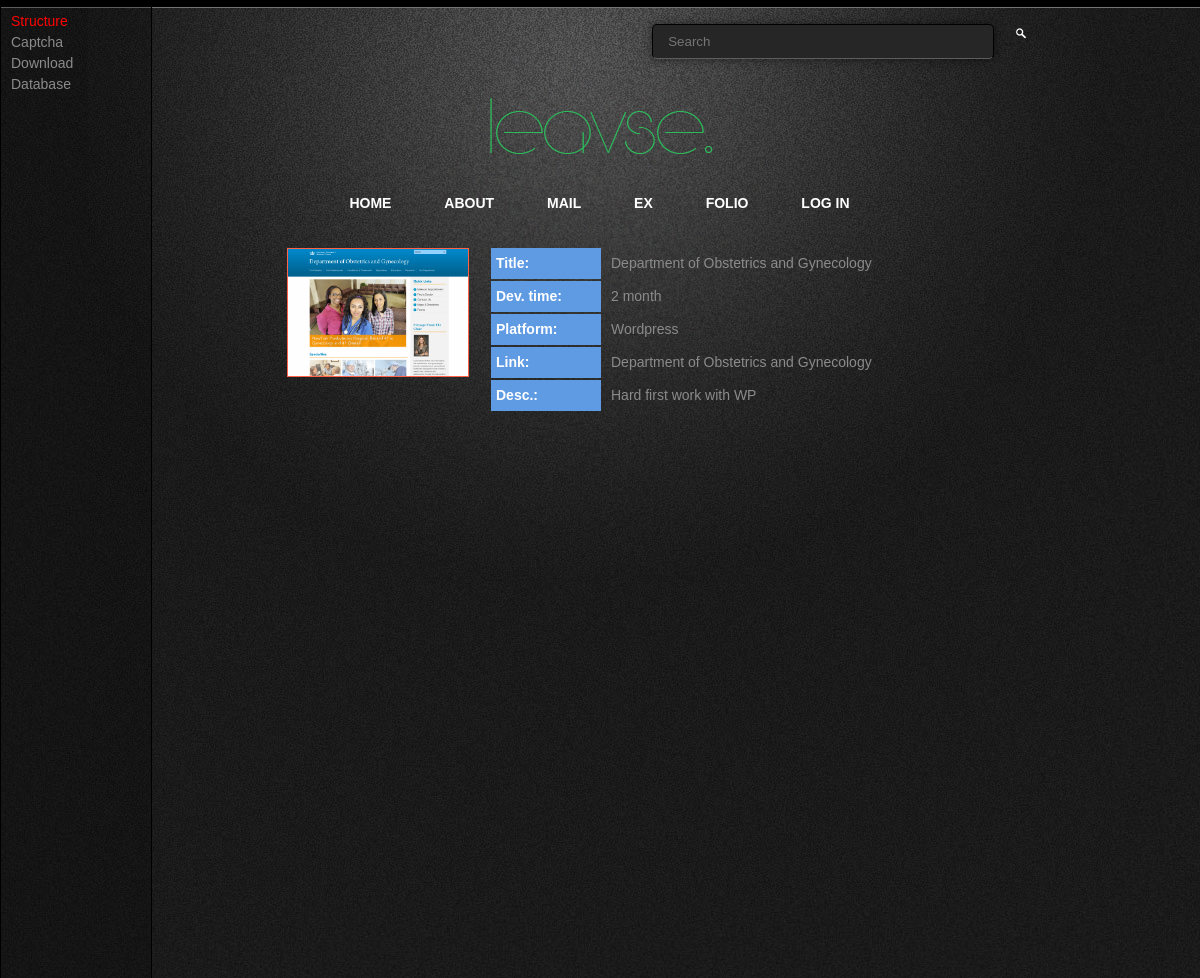
Page /folio on the committed database.
### tables this page shows
CREATE TABLE `content` (
  `id` int(11) NOT NULL AUTO_INCREMENT,
  `title` varchar(255) NOT NULL,
  `link` varchar(255) NOT NULL,
  `tag` varchar(255) NOT NULL,
  `meta_d` varchar(255) NOT NULL,
  `meta_k` varchar(255) NOT NULL,
  `content` text NOT NULL,
  `date` date NOT NULL,
  `time` time NOT NULL,
  PRIMARY KEY (`id`)
);

CREATE TABLE `folio` (
  `id` int(11) NOT NULL AUTO_INCREMENT,
  `title` varchar(255) NOT NULL,
  `dev_time` varchar(255) NOT NULL,
  `platform` varchar(255) NOT NULL,
  `link` varchar(255) NOT NULL,
  `description` text NOT NULL,
  `img` tinytext NOT NULL,
  `img_s` tinytext NOT NULL,
  PRIMARY KEY (`id`)
);

### application/controllers/folio.php (called while the page is built, shortened)
<?php
class Folio extends Controller{
    function Index(){
        $data['content'] = $this->get_db->selectMulti('folio');
        $this->view('folio/index', $data);
    }
}

### index.php (called while the page is built, shortened)
<?php session_start();
require './system/config/database.php';
new Bootstrap();

### application/models/shortlink.php (called while the page is built, shortened)
<?php
    class shortlink extends Controller{
        public static $t;
        function __construct() {
            self::$t = $this->get_db->selectMulti('content');
        }
        public static function gogo(){
            return self::$t;
        }
    }

### system/libs/database.php (called while the page is built, shortened)
<?php
class Database extends PDO{
    public function selectMulti($table){
        $sql = $this->query("SELECT * FROM `$table`");
        return $sql->fetchAll(PDO::FETCH_CLASS, "stdClass");
    }
}

### application/models/get_db.php (called while the page is built, shortened)
<?php
    class get_db extends Model{
        function selectMulti($table){
            return $this->db->selectMulti($table);
        }
    }

### system/libs/registry.php (called while the page is built, shortened)
<?php
class Registry{
        public static $_obj = array();
        public static function set($name, $object){
            self::$_obj[$name] = $object;
        }
        public static function get($name = NULL){
            if(!empty(self::$_obj)){
                return self::$_obj[$name];
            }
        }
}

### system/libs/model.php (called while the page is built, shortened)
<?php
class Model{
    function __construct(){
        $this->db = Registry::get('DB');
    }
}

### system/libs/session.php (called while the page is built, shortened)
<?php
class Session {
    public static function get($key, $secondKey = false){
		return false;
	}
}

### application/views/folio/index.php (the view)
<div id="folio">
    <div class="one">
        <table border="0" width="100%">
            <?php
                foreach ($content as $value):
            ?>
            <tr>
                <td width="25%" style="padding: 10px;" valign="top">
                    <a href="<?php echo $value->link?>" target="_blank">
                        <img src="<?php echo $value->img_s?>" width="180" height="127" title="<?php echo $value->title?>" />
                    </a>
                </td>
                <td align="left" valign="top"  style="padding: 8px 10px;">
                    <dl id="folio-info">
                        <dt>Title:</dt>
                            <dd><?php echo $value->title?></dd>
                        <dt>Dev. time:</dt>
                            <dd><?php echo $value->dev_time?></dd>
                        <dt>Platform:</dt>
                            <dd><?php echo $value->platform?></dd>
                        <dt>Link:</dt>
                            <dd><a href="<?php echo $value->link?>"><?php echo $value->title?></a></dd>
                        <dt>Desc.:</dt>
                            <dd><?php echo $value->description?></dd>
                    </dl>
                </td>
            </tr>
            <?php
                endforeach;
            ?>
        </table>
    </div>
</div>

### application/views/header.php (shortened to what this page needs)
<!DOCTYPE html>
<html>
<head>
    <link rel="stylesheet" type="text/css" href="<?php echo M4A1_HOST; ?>public/css/style.css" />
    <link rel="stylesheet" type="text/css" href="<?php echo M4A1_HOST; ?>usefull/jqueryFileTree/jqueryFileTree.css" />    <script type="text/javascript" src="<?php echo M4A1_HOST;?>public/js/jQuery.js"></script>
</head>
<body>
<div style="height: 7px; background: black; border-bottom: 1px solid #737476; z-index: 99;"></div>
<div style="height: 40px; width: 1000px;">
    <div id="search" >
        <form action="" method="post" id="search-form">
                <input type="text" placeholder="Search" name="s" />
                <input type="submit" name="search" id="searchBtn" value="" />
            </form>
        </div>
</div>
<div id="content">
<div id="info">
    <div id="transparent"></div>
    <div id="info_content">
        <ul>
        <li>structure</li>
        <?php
            $link = new shortlink();
            $link = shortlink::gogo();
        ?>
        <?php foreach ($link as $value):?>
            <li>
                <a href="<?php echo M4A1_HOST;?>content/show/<?php echo $value->link;?>">
                    <?php echo $value->title?>
                </a>
            </li>
        <?php endforeach;?>
        </ul>
    </div>
</div>
    <h1 id="logo"><a href="/"><img src="<?php echo M4A1_HOST;?>public/img/leavse.png"></a></h1>
    <div id="menu">
        <a href="<?php echo M4A1_HOST;?>">Home</a>
        <a href="<?php echo M4A1_HOST;?>about">About</a>
        <a href="<?php echo M4A1_HOST;?>mail">Mail</a>
        <a href="<?php echo M4A1_HOST;?>ex">EX</a>
        <a href="<?php echo M4A1_HOST;?>folio">folio</a>
        <?php if(!Session::get('login')):?>
            <a href="<?php echo M4A1_HOST;?>log/in">log In</a>
        <?php else:?>
            <a href="<?php echo M4A1_HOST;?>log/out">log Out</a>
        <?php endif;?>
    </div>

### public/css/style.css (style rules this page uses)
* { font-family: Vardana, sans-serif; margin: 0px auto; padding: 0; }
html { height:100%; background: url('../img/bg.jpg'); }
body { margin: 0; padding-bottom: 30px; font: 14px/1.4 "Helvetica Neue", "Lucida Grande", "Arial"; line-height: 1.5; -webkit-font-smoothing: antialiased; color: #8b8b8b; min-height:100%; position:relative; min-width: 800px; background: url('../img/bg_main.jpg') 50% 0 no-repeat; z-index: -2; }
a { text-decoration: none; color: inherit; }
#menu { text-align: center; padding: 8px; }
#menu a { font-size: 14px; line-height: 50px; padding: 12px 20px 12px 19px; margin: 5px; border-radius: 5px; color: white; font-weight: bold; text-transform: uppercase; }
#search { padding: 8px; line-height: 50px; text-align: right; }
#search input { height: 33px; margin-right: 20px; }
#search input[type=text] { width: 290px; border: 1px solid black; padding:0 35px 0 15px; background: #262627; color: white; border-radius: 5px; border-bottom: 1px solid #5c5d61; box-shadow: 0 0 10px rgba(0,0,0,0.5); }
#search input[type=submit] { padding:0 15px 0 15px; border-radius: 5px; position: relative; top: -8px; cursor: pointer; left: -15px; background: #ce1000; font-weight: bold; background: url(../img/search_green.png) no-repeat center; border: transparent; }
#content { word-wrap: break-word; margin: 0px auto; width: 650px; min-height: 900px; width:expression(document.body.clientWidth > 800 ? "100%" : "800px"); overflow:hidden; }
#content h1 { margin-top: 50px; color: white; font-size: 37px; text-align: center; }
#info { border: 1px solid black; position: fixed; top: 0; left: 0; width: 150px; height: 100%; }
#info_content { position: inherit; padding: 10px; color: white; left: 1px; }
#info_content ul { list-style: none; }
#info_content ul li { color: #8b8b8b; }
#info_content ul li:first-child { color: red; text-transform:capitalize; }
#transparent { opacity:0.2; filter:alpha(opacity=20); -moz-opacity:0.2; background-color: black; width: inherit; height: inherit; position: inherit; }
form input, form select, form textarea { width: 450px; margin: 5px 0 5px 10px; border: 1px solid gray; padding: 5px; }
form input[type=submit] { width: 70px; }
#folio { text-align: center; }
#folio a img { margin: 0 0 30px 0; border: 1px solid tomato; }
#folio-info { margin-bottom:50px; }
#folio-info dt { background:#5f9be3; color:#fff; float:left; font-weight:bold; margin-right:10px; padding:5px; width:100px; }
#folio-info dd { margin:2px 0; padding:5px 0; font-size: 14px; }

### rows in the picture
content: title "Captcha"
content: title "Download"
content: title "Database"
folio: img_s (picture), title "Department of Obstetrics and Gynecology", dev_time "2 month", platform "Wordpress", description "Hard first work with WP"
